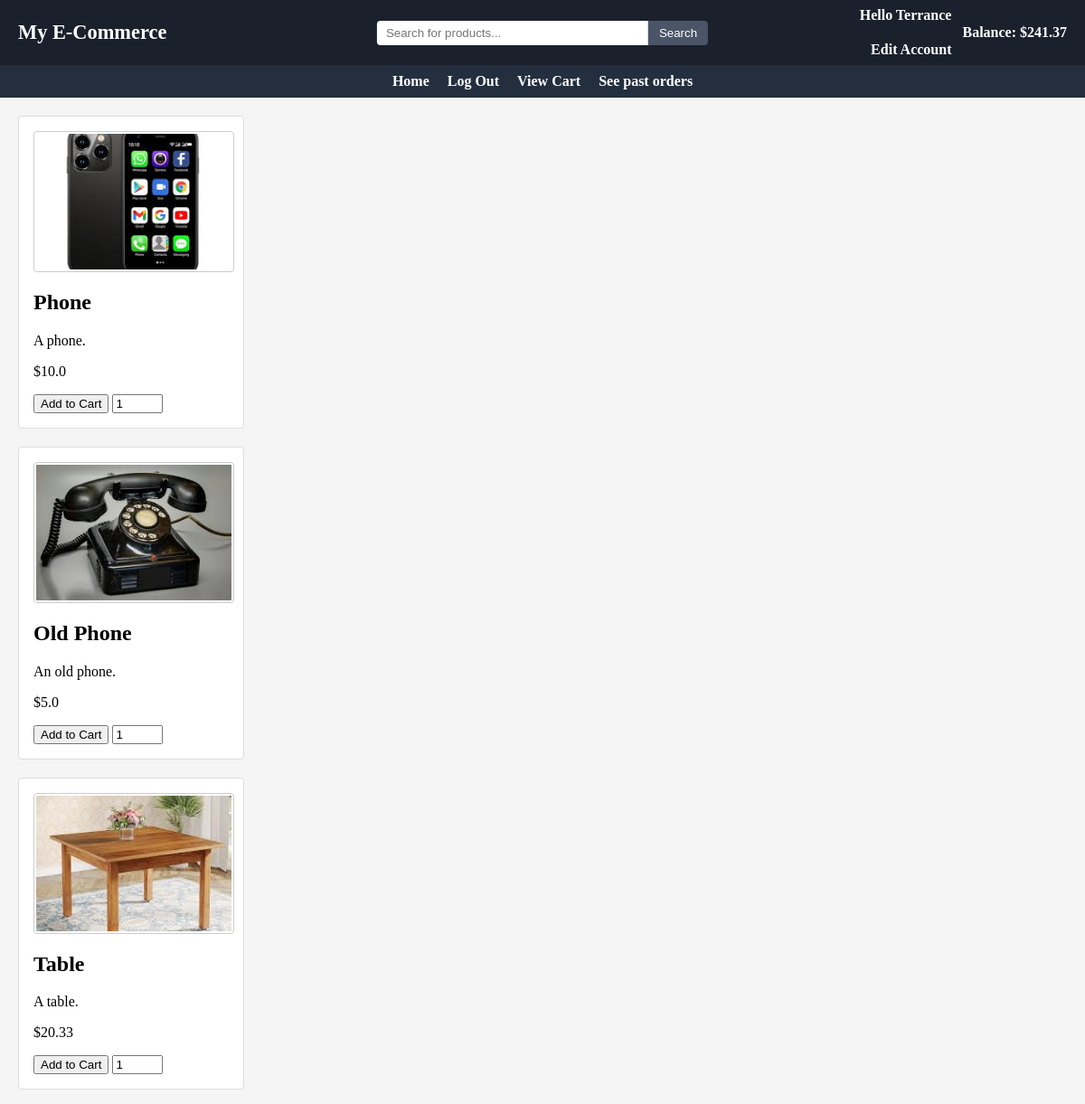
The page /925122535/search/ on the database its author committed.
### main/models.py (models this page shows, shortened)
class User(models.Model):
    userID = models.BigIntegerField(primary_key=True)
    username = models.CharField(max_length=50, unique=True)
    password = models.CharField(max_length=200)
    email = models.EmailField()
    role = models.SmallIntegerField()
    balance = models.FloatField(default=0)
    approved = models.BooleanField(default=False)

class Item(models.Model):
    itemID = models.BigIntegerField(primary_key=True)
    name = models.CharField(max_length=200)
    category = models.CharField(max_length=100)
    image = models.ImageField(upload_to='main/static/images', default='p')
    description = models.CharField(max_length=300)
    price = models.FloatField(default=0.0)
    stock = models.IntegerField(default=0)
    seller = models.ForeignKey(User, on_delete=models.CASCADE)
    date_added=models.DateField(default=date.today())
    approved = models.BooleanField(default=False)

### main/views.py (the view, shortened to what this page needs)
# urls.py: path("search/", views.search, name="search"),
def search(request, UserID = 0, searchTerm = ''):
    userData = 0
    if(UserID != 0):
        try:
            userData = User.objects.get(userID=UserID)
            if(userData.role == 0):
                messages.add_message(request, messages.SUCCESS, "This account was rejected by an admin. Please create a new account")
                userData.delete()
        except User.DoesNotExist:
            userData = 0
            items = Item.objects.filter(approved=True).order_by('name')[:20]
            return render(request, "index.html", {"userData": userData, "userID":UserID, "items":items})
    items = Item.objects.filter(approved=True)
    items = Item.objects.filter(Q(name__contains = searchTerm) | Q(category__contains = searchTerm))
    return render(request, "search.html", context={"items":items, "userData":userData, "searchTerm":searchTerm})

### main/templates/search.html (shortened to what this page needs)
{% extends "base.html" %}
{% block content%}
<form method = "POST" action="">
  {% for item in items %}
  <section class="product-listings">
      <article class="product-card">
        <img src="{{item.image.url | slice:"5:"}}" alt="Product Image" width = 200>
        <h2>{{item.name}}</h2>
        <p>{{item.description}}.</p>
        <p class="price">${{item.price}}</p>
        {%if userData%}
          <button type="submit" name ="c{{item.itemID}}" value="c{{item.itemID}}">Add to Cart</button>
          <input type="number" id="amount-input" placeholder="Amount" name="amount" value=1 min=1 max={{item.stock}}>
        </article>
      {%endif%}
    </section>
  {% endfor %}
</form>
{% endblock content %}

### main/templates/base.html (shortened to what this page needs)
{% load static %}
<link rel="stylesheet" href="{% static 'css/styles.css' %}">
<header class="topbar">
  <div class="topbar-left">
    <h1 class="site-title">My E-Commerce</h1>
  </div>
  <div class="topbar-center">
    <form method="POST" action="/{%if userData.userID and userData.approved%}{{userData.userID}}/{% endif %}search/">
      <input type="text" name="search" placeholder="Search for products..." class="topbar-search"/>
      <button type="submit" name = "searchSubmit" value = "searchSubmit">Search</button>
    </form>
  </div>
  <div class="topbar-right">
    {% if userData.userID and userData.approved %}
      <a href="/{{userData.userID}}/edit" class="user-link">
        <span>Hello {{userData.username}}</span><br/>
        <span>Edit Account</span>
      </a>
      <span class="balance">Balance: ${{userData.balance}}</span>
    {% endif %}
  </div>
</header>
<header class="navbar">
    <nav class="navbar-menu">
        <ul class="nav-list">
            {%if not userData.userID%}
              <li><a href="/">Home</a></li>
              <li><a href="/login">Login</a></li>
              <li><a href="/create">Register</a></li>
            {%else%}
              <li><a href="/{{userData.userID}}/main">Home</a></li>
              <li><a href="/">Log Out</a></li>
                {%if userData.role == 3%}
                    <li><a href="/{{userData.userID}}/auth/users">Authenticate users</a></li>
                    <li><a href="/{{userData.userID}}/auth/items">Authenticate items</a></li>
                    <li><a href="/{{userData.userID}}/auth/monitorUsers">Monitor Users</a></li>
                    <li><a href="/{{userData.userID}}/auth/monitorItems">Monitor Products</a></li>
                    <li><a href="/{{userData.userID}}/auth/orders">Monitor Transactions</a></li>
                {%elif userData.role == 2%}
                    <li><a href="/{{userData.userID}}/sell/makeItem">Add new product</a></li>
                    <li><a href="/{{userData.userID}}/sell/items">See and edit Products</a></li>
                    <li><a href="/{{userData.userID}}/sell/orders">See past ordered items</a></li>
                {%elif userData.role == 1%}
                    <li><a href="/{{userData.userID}}/buy/cart">View Cart</a></li>
                    <li><a href="/{{userData.userID}}/buy/orders">See past orders</a></li>
                {%endif%}
          </ul>
          {%endif%}
    </nav>
  </header>
{%if not userData or userData.approved%}
  {%block content%}
  {%endblock content%}
{%endif%}

### main/static/css/styles.css (style rules this page uses)
.product-listings { display: flex; flex-wrap: wrap; gap: 20px; padding: 0; margin: 0; border-top: 20px solid #f5f5f5; border-left: 20px solid #f5f5f5; }
.product-card { border: 1px solid #ddd; border-radius: 4px; padding: 16px; background: #fff; box-sizing: border-box; transition: box-shadow 0.2s ease; flex: 1 0 250px; max-width: 250px; }
.product-card img { display: block; width: 100%; height: 150px; object-fit: cover; border: 1px solid #ccc; border-radius: 4px; padding: 2px; margin-bottom: 12px; }
.navbar { background-color: #232F3E; color: #fff; display: flex; align-items: center; padding: 9px 0; position: sticky; top: 0; z-index: 1000; justify-content: center; }
.navbar-menu { margin: 0 auto; min-width: 25%; }
.nav-list { list-style: none; display: flex; justify-content: center; gap: 20px; flex-wrap: nowrap; align-items: center; margin: 0; padding: 0; }
.nav-list li { margin: 0; }
.nav-list li a { color: #fff; text-decoration: none; font-weight: bold; white-space: nowrap; }
.topbar { background-color: #1A202C; color: #fff; display: flex; align-items: center; justify-content: space-between; padding: 8px 0; width: 100%; position: relative; }
.topbar-left .site-title { margin: 0; font-size: 1.4em; color: #fff; padding-left: 20px; }
.topbar-center { position: absolute; left: 50%; transform: translateX(-50%); flex: none; display: flex; justify-content: center; align-items: center; }
.topbar-center form { display: flex; align-items: center; margin: 0; }
.topbar-search { width: 300px; padding: 6px 10px; border: none; border-radius: 4px 0 0 4px; }
.topbar-center button { padding: 6px 12px; border: none; background-color: #4A5568; color: #fff; border-radius: 0 4px 4px 0; cursor: pointer; }
.topbar-right { display: flex; align-items: center; gap: 12px; }
.user-link { margin: 0; text-align: right; font-size: 1em; font-family: inherit; font-weight: bold; display: flex; flex-direction: column; gap: 1px; line-height: normal; }
.user-link span { display: block; }
.balance { font-size: 1em; font-family: inherit; font-weight: bold; margin: 0; color: #fff; padding-right: 20px; }
.user-link, .user-link:link, .user-link:visited, .user-link:hover, .user-link:active { color: #fff !important; text-decoration: none !important; }

### rows shown on the page
User: username "Terrance", balance "241.37"
Item: image (picture), name "Phone", description "A phone", price "10.0"
Item: image (picture), name "Old Phone", description "An old phone", price "5.0"
Item: image (picture), name "Table", description "A table", price "20.33"
